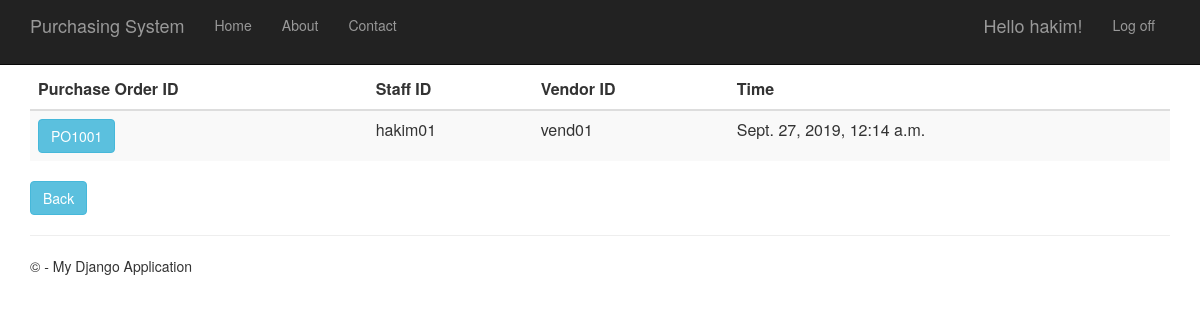
Page /purchaseorderhistory (signed in) on the committed database.
### PurchaseOrder/models.py (models this page shows, shortened)
class PurchaseOrder(models.Model):
    purchase_order_id = models.CharField(primary_key=True, max_length=10)
    shipping_instructions = models.TextField()
    time_created = models.DateTimeField()
    description = models.TextField(null=True,default=None, blank=True)
    total_price = models.DecimalField(max_digits=10, decimal_places=2, default=Decimal('0.00'))
    person_id = models.ForeignKey(Person)
    vendor_id = models.ForeignKey(Vendor)
    quotation_id = models.OneToOneField(Quotation)

### app/models.py (models this page shows, shortened)
class Person(models.Model):
    user_id = models.OneToOneField(User)
    person_id = models.CharField(primary_key=True, max_length=10)
    person_name = models.TextField()
    person_address = models.TextField()
    person_phone_number = models.TextField()
    person_role = models.TextField(default = 'MANAGER')

class Vendor(models.Model):
    vendor_id = models.CharField(primary_key=True, max_length=10)
    vendor_name = models.TextField()
    vendor_phone_number = models.TextField()
    vendor_address = models.TextField()
    vendor_email = models.TextField()
    def __str__(self):
        return str(self.vendor_id)

### PurchaseOrder/views.py (the view)
# urls.py: url(r'^purchaseorderhistory', PurchaseOrder.views.purchaseorderhistory, name="purchase_order_history"),
def purchaseorderhistory(request):
    purchase_orders = PurchaseOrder.objects.all()
    context = {
            'title':'Purchase Order History',
            'rows':purchase_orders
        }
    return render(request,'PurchaseOrder/purchaseorderhistory.html',context)

### PurchaseOrder/templates/PurchaseOrder/purchaseorderhistory.html
{% extends "app/layout.html" %}
{% block content %}
<div class="purcahseorderhistory margintop" >
    <form action="purchaseorderhistorydetails" method="GET">
        <table class="table table-striped margintop">
          <thead>
            <tr>
              <th scope="col" class="fontlabel">Purchase Order ID</th>
              <th scope="col" class="fontlabel">Staff ID</th>
              <th scope="col" class="fontlabel">Vendor ID</th>
              <th scope="col" class="fontlabel">Time</th>
            </tr>
          </thead>
          <tbody>
              {% for r in rows %}
            <tr>
                 <td><button type="submit" name="po_id" value="{{r.purchase_order_id}}" class="btn btn-info" >{{r.purchase_order_id}}</button></td>
                 <td>{{r.person_id.person_id}}</td>
                 <td>{{r.vendor_id}}</td>
                 <td>{{r.time_created}}</td>
            </tr>
              {% endfor %}
          </tbody>
        </table>
    </form>
    <form action="menu">
        <div class="margintop">
            <button type="submit" class="btn btn-info" >Back</button>
        </div>
    </form>
</div>
{% endblock %}

### app/templates/app/loginpartial.html (shortened to what this page needs)
{% if user.is_authenticated %}
<form id="logoutForm" action="/logout" method="post" class="navbar-right">
    <ul class="nav navbar-nav navbar-right">
        <li><span class="navbar-brand">Hello {{ user.username }}!</span></li>
        <li><a href="javascript:document.getElementById('logoutForm').submit()">Log off</a></li>
    </ul>
</form>
{% else %}
<ul class="nav navbar-nav navbar-right">
    <li><a href="{% url 'login' %}">Log in</a></li>
</ul>
{% endif %}

### app/static/app/content/site.css (style rules this page uses)
body { padding-top: 50px; padding-bottom: 20px; }

### rows in the picture
PurchaseOrder: purchase_order_id "PO1001", person_id.person_id "hakim01", vendor_id "vend01", time_created "Sept. 27, 2019, 12:14 a.m."

### other values in the picture
{{ user.username }} "hakim"
